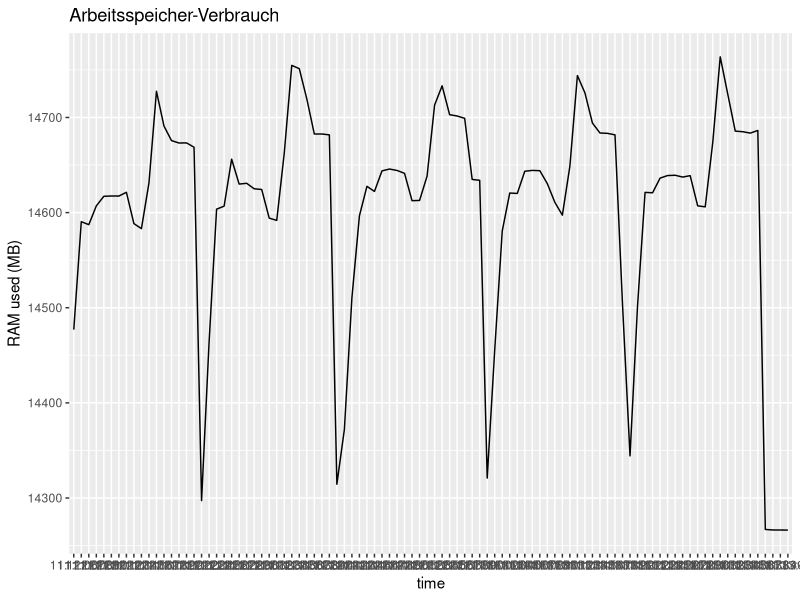

Write R code to recreate this figure.
# Packages
# install.packages("ggplot2")
# install.packages("viridis")
# install.packages("dplyr")
# install.packages("hms")
# install.packages("gridExtra")
# install.packages("ggpubr")


# Libraries
library(ggplot2)
library(viridis)
library(dplyr)
library(hms)
library(gridExtra)
library(ggpubr)


# Path
#base_path <- "C:/Users/kreut/OneDrive/Uni/Bachelor-Thesis/Quellcode/CSV-Analyser/"
#export_path <- "C:/Users/kreut/OneDrive/Uni/Bachelor-Thesis/Quellcode/CSV-Analyser/export/"

#base_path <- "/var/lib/jenkins/workspace/Autoplot/"
#export_path <- "/var/lib/jenkins/workspace/Autoplot/export/"

base_path <- "~/workspace/Autoplot/"
export_path <- "~/workspace/Autoplot/export/"

date_path <- toString(Sys.Date())


# Colors
axisLabelColor <- "#69b3a2"
yAxisColor <- "black"


# Import CSV from Collectl
data_csv <- read.csv("csv/collectl.csv", na="NA", header=TRUE, sep=",", row.names=NULL)


# Put measurements into dataframe
# measurements <- data.frame(
#     time=data_csv[[2]], 
#     cpu_user=data_csv[[3]],
#     cpu_nice=data_csv[[4]],
#     cpu_system=data_csv[[5]],
#     cpu_wait=data_csv[[6]],
#     cpu_idle=data_csv[[15]],
#     mem_used=data_csv[[25]]/1000,
#     
#     row.names = NULL, check.rows = FALSE,
#     check.names = TRUE, fix.empty.names = TRUE,
#     stringsAsFactors = default.stringsAsFactors()
# )


# function to draw line plots
drawPlot <- function(title, yAxisLabel, measurement, time) {
    ggplot(data_csv, aes(x=time, y=measurement, group=1)) +
        geom_line() +
        scale_y_continuous(
            name = yAxisLabel,
        ) +
        ggtitle(title)
}

removeWhitespaceAndColon <- function(filename) {
  filename <- chartr(":", "-", filename)
  filename <- chartr(" ", "_", filename)
}


# call drawPlot function for each plot
cpu_user_plot <- drawPlot("CPU User", "CPU-Verbrauch (%)", data_csv[[3]], data_csv[[2]])
cpu_nice_plot <- drawPlot("CPU Nice", "CPU-Verbrauch (%)", data_csv[[4]], data_csv[[2]])
cpu_system_plot <- drawPlot("CPU System", "CPU-Verbrauch (%)", data_csv[[5]], data_csv[[2]])
cpu_wait_plot <- drawPlot("CPU Wait", "CPU-Verbrauch (%)", data_csv[[6]], data_csv[[2]])
cpu_idle_plot <- drawPlot("CPU Idle", "CPU-Verbrauch (%)", data_csv[[15]], data_csv[[2]])
mem_used_plot <- drawPlot("Arbeitsspeicher-Verbrauch", "RAM used (MB)", data_csv[[25]] / 1000, data_csv[[2]])

# Build figures with multiple plots
# cpu_figure <- ggarrange(
#   cpu_user_plot, cpu_nice_plot, cpu_system_plot, cpu_wait_plot, cpu_idle_plot, nrow = 5
# )
# 
# mem_figure <- ggarrange(
#   mem_used_plot, nrow = 1
# )


# Create directories for exports with todays date and save figures into it
dir.create(file.path(export_path), showWarnings = FALSE)

dir.create(file.path(export_path, date_path), showWarnings = FALSE)
setwd(file.path(export_path, date_path))

# get filenames
# cpu_output_name <- removeWhitespaceAndColon(paste(Sys.time(), "CPU_figure.png"))
# mem_output_name <- removeWhitespaceAndColon(paste(Sys.time(), "MEM_figure.png"))
# 
# ggexport(cpu_figure, filename = paste(cpu_output_name), width = 1920, height = 1080)
# ggexport(mem_figure, filename = paste(mem_output_name), width = 1920, height = 1080)

png(filename="Test.png")
plot(mem_used_plot)
dev.off()
